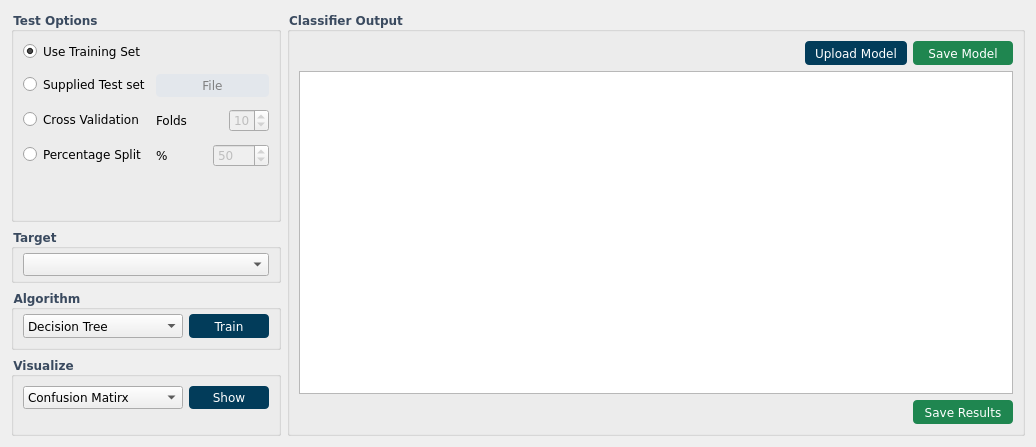
      <widget class="QWidget" name="tab_classification">
       <property name="font">
        <font>
         <family>Verdana</family>
        </font>
       </property>
       <attribute name="title">
        <string>Classification</string>
       </attribute>
       <layout class="QGridLayout" name="gridLayout_16">
        <item row="0" column="0">
         <layout class="QVBoxLayout" name="sideLayout_1">
          <property name="sizeConstraint">
           <enum>QLayout::SetDefaultConstraint</enum>
          </property>
          <item>
           <widget class="QGroupBox" name="ValBox">
            <property name="font">
             <font>
              <family>Verdana</family>
              <weight>75</weight>
              <bold>true</bold>
             </font>
            </property>
            <property name="styleSheet">
             <string notr="true"> QGroupBox::title {
        color: #3a4a5f;
    }</string>
            </property>
            <property name="title">
             <string>Test Options</string>
            </property>
            <layout class="QFormLayout" name="formLayout_4">
             <property name="verticalSpacing">
              <number>12</number>
             </property>
             <property name="bottomMargin">
              <number>0</number>
             </property>
             <item row="0" column="0">
              <widget class="QRadioButton" name="btn_useTrainSet">
               <property name="font">
                <font>
                 <family>Verdana</family>
                </font>
               </property>
               <property name="text">
                <string>Use Training Set</string>
               </property>
               <property name="checked">
                <bool>true</bool>
               </property>
              </widget>
             </item>
             <item row="1" column="0">
              <widget class="QRadioButton" name="btn_testSet">
               <property name="font">
                <font>
                 <family>Verdana</family>
                </font>
               </property>
               <property name="text">
                <string>Supplied Test set</string>
               </property>
              </widget>
             </item>
             <item row="1" column="1">
              <widget class="QPushButton" name="btn_file">
               <property name="enabled">
                <bool>false</bool>
               </property>
               <property name="maximumSize">
                <size>
                 <width>16777215</width>
                 <height>24</height>
                </size>
               </property>
               <property name="font">
                <font>
                 <family>Verdana</family>
                </font>
               </property>
               <property name="styleSheet">
                <string notr="true">QPushButton{
    background-color: #d6dee8;
    color: #023C5A;
    border: none;
    border-radius: 4px;
    padding: 4px 8px;
}
QPushButton:hover {
   background-color: #c3d0e0;
}

QPushButton:pressed {
    background-color: #b6c8e2;
}

QPushButton:disabled {
    background-color: #e3e7ec;
    color: grey;
}</string>
               </property>
               <property name="text">
                <string>File</string>
               </property>
              </widget>
             </item>
             <item row="2" column="0">
              <widget class="QRadioButton" name="btn_crossVal">
               <property name="font">
                <font>
                 <family>Verdana</family>
                </font>
               </property>
               <property name="text">
                <string>Cross Validation</string>
               </property>
              </widget>
             </item>
             <item row="2" column="1">
              <layout class="QHBoxLayout" name="foldsLayout">
               <item>
                <widget class="QLabel" name="folds_label">
                 <property name="font">
                  <font>
                   <family>Verdana</family>
                  </font>
                 </property>
                 <property name="text">
                  <string>Folds</string>
                 </property>
                </widget>
               </item>
               <item>
                <widget class="QSpinBox" name="nbrFoldsBox">
                 <property name="enabled">
                  <bool>false</bool>
                 </property>
                 <property name="minimumSize">
                  <size>
                   <width>40</width>
                   <height>0</height>
                  </size>
                 </property>
                 <property name="maximumSize">
                  <size>
                   <width>40</width>
                   <height>16777215</height>
                  </size>
                 </property>
                 <property name="font">
                  <font>
                   <family>Verdana</family>
                  </font>
                 </property>
                 <property name="minimum">
                  <number>2</number>
                 </property>
                 <property name="value">
                  <number>10</number>
                 </property>
                </widget>
               </item>
              </layout>
             </item>
             <item row="3" column="0">
              <widget class="QRadioButton" name="btn_perecentSplit">
               <property name="font">
                <font>
                 <family>Verdana</family>
                </font>
               </property>
               <property name="text">
                <string>Percentage Split</string>
               </property>
              </widget>
             </item>
             <item row="3" column="1">
              <layout class="QHBoxLayout" name="horizontalLayout_2">
               <item>
                <widget class="QLabel" name="percent_label">
                 <property name="font">
                  <font>
                   <family>Verdana</family>
                  </font>
                 </property>
                 <property name="text">
                  <string>%</string>
                 </property>
                </widget>
               </item>
               <item>
                <widget class="QDoubleSpinBox" name="PsplitSpinBox">
                 <property name="enabled">
                  <bool>false</bool>
                 </property>
                 <property name="font">
                  <font>
                   <family>Verdana</family>
                  </font>
                 </property>
                 <property name="decimals">
                  <number>0</number>
                 </property>
                 <property name="minimum">
                  <double>1.000000000000000</double>
                 </property>
                 <property name="maximum">
                  <double>99.000000000000000</double>
                 </property>
                 <property name="value">
                  <double>50.000000000000000</double>
                 </property>
                </widget>
               </item>
              </layout>
             </item>
             <item row="4" column="0">
              <spacer name="verticalSpacer_21">
               <property name="orientation">
                <enum>Qt::Vertical</enum>
               </property>
               <property name="sizeHint" stdset="0">
                <size>
                 <width>20</width>
                 <height>40</height>
                </size>
               </property>
              </spacer>
             </item>
            </layout>
           </widget>
          </item>
          <item>
           <widget class="QGroupBox" name="groupBox_6">
            <property name="font">
             <font>
              <family>Verdana</family>
              <weight>75</weight>
              <bold>true</bold>
             </font>
            </property>
            <property name="styleSheet">
             <string notr="true"> QGroupBox::title {
        color: #3a4a5f;
    }</string>
            </property>
            <property name="title">
             <string>Target</string>
            </property>
            <layout class="QGridLayout" name="gridLayout_12">
             <property name="topMargin">
              <number>4</number>
             </property>
             <property name="bottomMargin">
              <number>4</number>
             </property>
             <property name="verticalSpacing">
              <number>4</number>
             </property>
             <item row="0" column="0">
              <widget class="QComboBox" name="comboBox_Att_Class">
               <property name="font">
                <font>
                 <family>Verdana</family>
                </font>
               </property>
              </widget>
             </item>
            </layout>
           </widget>
          </item>
          <item>
           <widget class="QGroupBox" name="groupBox_2">
            <property name="font">
             <font>
              <family>Verdana</family>
              <weight>75</weight>
              <bold>true</bold>
             </font>
            </property>
            <property name="styleSheet">
             <string notr="true"> QGroupBox::title {
        color: #3a4a5f;
    }</string>
            </property>
            <property name="title">
             <string>Algorithm</string>
            </property>
            <layout class="QGridLayout" name="gridLayout_4">
             <property name="topMargin">
              <number>4</number>
             </property>
             <item row="0" column="0">
              <layout class="QHBoxLayout" name="horizontalLayout_apply">
               <item>
                <widget class="QComboBox" name="comboBoxCla_Algo">
                 <property name="enabled">
                  <bool>true</bool>
                 </property>
                 <property name="minimumSize">
                  <size>
                   <width>160</width>
                   <height>24</height>
                  </size>
                 </property>
                 <property name="maximumSize">
                  <size>
                   <width>180</width>
                   <height>24</height>
                  </size>
                 </property>
                 <property name="font">
                  <font>
                   <family>Verdana</family>
                   <stylestrategy>PreferAntialias</stylestrategy>
                  </font>
                 </property>
                 <property name="contextMenuPolicy">
                  <enum>Qt::DefaultContextMenu</enum>
                 </property>
                 <property name="styleSheet">
                  <string notr="true"/>
                 </property>
                 <property name="currentText">
                  <string>Decision Tree</string>
                 </property>
                 <property name="maxVisibleItems">
                  <number>11</number>
                 </property>
                 <property name="frame">
                  <bool>true</bool>
                 </property>
                 <item>
                  <property name="text">
                   <string>Decision Tree</string>
                  </property>
                 </item>
                 <item>
                  <property name="text">
                   <string>Logistic Regression</string>
                  </property>
                 </item>
                </widget>
               </item>
               <item>
                <widget class="QPushButton" name="btn_apply">
                 <property name="enabled">
                  <bool>true</bool>
                 </property>
                 <property name="minimumSize">
                  <size>
                   <width>80</width>
                   <height>24</height>
                  </size>
                 </property>
                 <property name="maximumSize">
                  <size>
                   <width>80</width>
                   <height>24</height>
                  </size>
                 </property>
                 <property name="font">
                  <font>
                   <family>Verdana</family>
                  </font>
                 </property>
                 <property name="styleSheet">
                  <string notr="true">/* ----- DARK BLUE BUTTON (#023C5A) ----- */
QPushButton{
    background-color: #023C5A;
    color: white;
    border: none;
    border-radius: 4px;
    padding: 4px 8px;
}
QPushButton:hover { background-color: #034C6A; }
QPushButton:pressed { background-color: #012C4A; }
QPushButton:disabled { background-color: #8098A8; color: #D0D0D0; }</string>
                 </property>
                 <property name="text">
                  <string>Train</string>
                 </property>
                </widget>
               </item>
              </layout>
             </item>
            </layout>
           </widget>
          </item>
          <item>
           <widget class="QGroupBox" name="visualizeBox">
            <property name="minimumSize">
             <size>
              <width>0</width>
              <height>80</height>
             </size>
            </property>
            <property name="maximumSize">
             <size>
              <width>16777215</width>
              <height>80</height>
             </size>
            </property>
            <property name="font">
             <font>
              <family>Verdana</family>
              <weight>75</weight>
              <bold>true</bold>
             </font>
            </property>
            <property name="styleSheet">
             <string notr="true"> QGroupBox::title {
        color: #3a4a5f;
    }</string>
            </property>
            <property name="title">
             <string>Visualize</string>
            </property>
            <layout class="QGridLayout" name="gridLayout_3">
             <item row="0" column="0">
              <layout class="QFormLayout" name="classShowLayout">
               <property name="verticalSpacing">
                <number>0</number>
               </property>
               <item row="0" column="1">
                <widget class="QPushButton" name="btn_show">
                 <property name="maximumSize">
                  <size>
                   <width>80</width>
                   <height>24</height>
                  </size>
                 </property>
                 <property name="font">
                  <font>
                   <family>Verdana</family>
                  </font>
                 </property>
                 <property name="styleSheet">
                  <string notr="true">/* ----- DARK BLUE BUTTON (#023C5A) ----- */
QPushButton{
    background-color: #023C5A;
    color: white;
    border: none;
    border-radius: 4px;
    padding: 4px 8px;
}
QPushButton:hover { background-color: #034C6A; }
QPushButton:pressed { background-color: #012C4A; }
QPushButton:disabled { background-color: #8098A8; color: #D0D0D0; }</string>
                 </property>
                 <property name="text">
                  <string>Show</string>
                 </property>
                </widget>
               </item>
               <item row="0" column="0">
                <widget class="QComboBox" name="comboBox_visualize">
                 <property name="minimumSize">
                  <size>
                   <width>160</width>
                   <height>0</height>
                  </size>
                 </property>
                 <property name="maximumSize">
                  <size>
                   <width>200</width>
                   <height>24</height>
                  </size>
                 </property>
                 <property name="font">
                  <font>
                   <family>Verdana</family>
                  </font>
                 </property>
                 <property name="currentText">
                  <string>Confusion Matirx</string>
                 </property>
                 <item>
                  <property name="text">
                   <string>Confusion Matirx</string>
                  </property>
                 </item>
                 <item>
                  <property name="text">
                   <string>Graphical Tree</string>
                  </property>
                 </item>
                 <item>
                  <property name="text">
                   <string>Logistic equation</string>
                  </property>
                 </item>
                </widget>
               </item>
              </layout>
             </item>
            </layout>
           </widget>
          </item>
         </layout>
        </item>
        <item row="0" column="1">
         <widget class="QGroupBox" name="groupBox_3">
          <property name="font">
           <font>
            <family>Verdana</family>
            <weight>75</weight>
            <bold>true</bold>
           </font>
          </property>
          <property name="styleSheet">
           <string notr="true"> QGroupBox::title {
        color: #3a4a5f;
    }</string>
          </property>
          <property name="title">
           <string>Classifier Output</string>
          </property>
          <layout class="QGridLayout" name="gridLayout_5">
           <item row="1" column="0" colspan="3">
            <widget class="QTextEdit" name="text_classifierOutput">
             <property name="font">
              <font>
               <family>Verdana</family>
              </font>
             </property>
             <property name="readOnly">
              <bool>true</bool>
             </property>
             <property name="html">
              <string>&lt;!DOCTYPE HTML PUBLIC &quot;-//W3C//DTD HTML 4.0//EN&quot; &quot;http://www.w3.org/TR/REC-html40/strict.dtd&quot;&gt;
&lt;html&gt;&lt;head&gt;&lt;meta name=&quot;qrichtext&quot; content=&quot;1&quot; /&gt;&lt;style type=&quot;text/css&quot;&gt;
p, li { white-space: pre-wrap; }
&lt;/style&gt;&lt;/head&gt;&lt;body style=&quot; font-family:'Verdana'; font-size:8.25pt; font-weight:400; font-style:normal;&quot;&gt;
&lt;p style=&quot;-qt-paragraph-type:empty; margin-top:0px; margin-bottom:0px; margin-left:0px; margin-right:0px; -qt-block-indent:0; text-indent:0px; font-family:'MS Shell Dlg 2'; font-size:7.8pt;&quot;&gt;&lt;br /&gt;&lt;/p&gt;&lt;/body&gt;&lt;/html&gt;</string>
             </property>
             <property name="placeholderText">
              <string/>
             </property>
            </widget>
           </item>
           <item row="0" column="1">
            <widget class="QPushButton" name="btn_uploadModClass">
             <property name="enabled">
              <bool>true</bool>
             </property>
             <property name="minimumSize">
              <size>
               <width>102</width>
               <height>24</height>
              </size>
             </property>
             <property name="maximumSize">
              <size>
               <width>160</width>
               <height>24</height>
              </size>
             </property>
             <property name="font">
              <font>
               <family>Verdana</family>
              </font>
             </property>
             <property name="toolTip">
              <string>Load a saved model</string>
             </property>
             <property name="styleSheet">
              <string notr="true">QPushButton{
    background-color: #023C5A;
    color: white;
    border: none;
    border-radius: 4px;
    padding: 4px 8px;
}
QPushButton:hover { background-color: #034C6A; }
QPushButton:pressed { background-color: #012C4A; }
QPushButton:disabled { background-color: #8098A8; color: #D0D0D0; }</string>
             </property>
             <property name="text">
              <string>Upload Model</string>
             </property>
            </widget>
           </item>
           <item row="0" column="2">
            <widget class="QPushButton" name="btn_saveModel">
             <property name="enabled">
              <bool>true</bool>
             </property>
             <property name="minimumSize">
              <size>
               <width>100</width>
               <height>24</height>
              </size>
             </property>
             <property name="maximumSize">
              <size>
               <width>160</width>
               <height>24</height>
              </size>
             </property>
             <property name="font">
              <font>
               <family>Verdana</family>
              </font>
             </property>
             <property name="styleSheet">
              <string notr="true">QPushButton{
    background-color: #1F8650;
    color: white;
    border: none;
    border-radius: 4px;
    padding: 4px 8px;
}
QPushButton:hover { background-color: #28965F; }
QPushButton:pressed { background-color: #167542; }
QPushButton:disabled { background-color: #90C0A0; color: #707070; }</string>
             </property>
             <property name="text">
              <string>Save Model</string>
             </property>
            </widget>
           </item>
           <item row="0" column="0">
            <spacer name="horizontalSpacer_2">
             <property name="orientation">
              <enum>Qt::Horizontal</enum>
             </property>
             <property name="sizeHint" stdset="0">
              <size>
               <width>500</width>
               <height>20</height>
              </size>
             </property>
            </spacer>
           </item>
           <item row="2" column="2">
            <widget class="QPushButton" name="btn_savResultClass">
             <property name="minimumSize">
              <size>
               <width>100</width>
               <height>24</height>
              </size>
             </property>
             <property name="font">
              <font>
               <family>Verdana</family>
              </font>
             </property>
             <property name="toolTip">
              <string>Save </string>
             </property>
             <property name="styleSheet">
              <string notr="true">QPushButton{
    background-color: #1F8650;
    color: white;
    border: none;
    border-radius: 4px;
    padding: 4px 8px;
}
QPushButton:hover { background-color: #28965F; }
QPushButton:pressed { background-color: #167542; }
QPushButton:disabled { background-color: #90C0A0; color: #707070; }</string>
             </property>
             <property name="text">
              <string>Save Results</string>
             </property>
            </widget>
           </item>
          </layout>
         </widget>
        </item>
       </layout>
      </widget>
